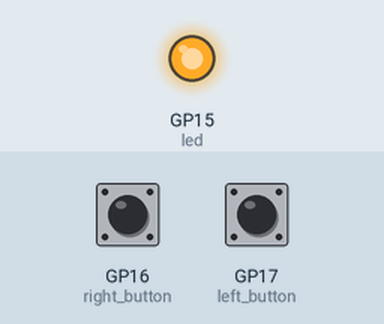
This program was run on a simulated Raspberry Pi Pico running MicroPython. On the bench: output pins drawn as LEDs (lit = HIGH). The test bench sets the inputs (shaded band); at power-on: GP16 (right_button) LOW, GP17 (left_button) LOW. Random numbers come from a fixed seed.

Above: at 0.1 s.
At 2.1 s:
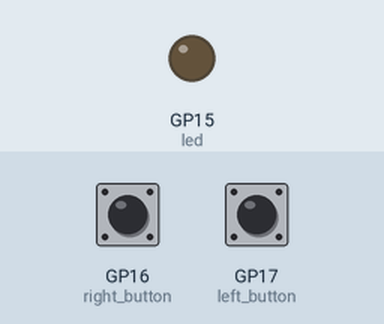
Timing chart, 0 to 3.6 s (numbered marks = the images above):
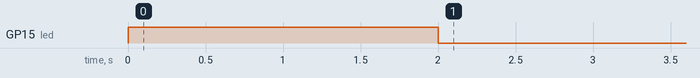

Measured:
- by itself, GP15 (led): LOW → HIGH at 0.00 s, → LOW 2.0 s later

The program:

reaction.py
```python
from machine import Pin
from time import sleep_ms, ticks_ms, ticks_diff
from random import randint

# Configuração dos pinos
led = Pin(15, Pin.OUT)
right_button = Pin(16, Pin.IN, Pin.PULL_DOWN)
left_button = Pin(17, Pin.IN, Pin.PULL_DOWN)

pressed_button = None

# Identifica botão pressionado
def button_pressed(pin):
    right_button.irq(handler=None)
    left_button.irq(handler=None)
    global pressed_button
    pressed_button = pin

# Se jogador pressionar botão durante a espera, perde o jogo
def pressed_in_waiting():
    waiting_time = randint(1, 5) * 1000

    led.high()
    timer_start = ticks_ms()

    # Aguarda jogador pressionar o botão
    while ticks_diff(ticks_ms(), timer_start) < waiting_time:
        if pressed_button is not None: break
        sleep_ms(5)

    if pressed_button is left_button:
        print("Left Player lost!")
    elif pressed_button is right_button:
        print("Right Player lost!")

    led.low()

    return pressed_button

# Função principal do jogo
def main_game():
    # Configura função de interrupção para tratamento dos botões
    left_button.irq(trigger=Pin.IRQ_RISING, handler=button_pressed)
    right_button.irq(trigger=Pin.IRQ_RISING, handler=button_pressed)

    if pressed_in_waiting() is None:
        timer_start = ticks_ms()

        # Aguarda jogador pressionar o botão
        while pressed_button is None:
            sleep_ms(5)

        if pressed_button is left_button:
            print("Left Player wins!")
        elif pressed_button is right_button:
            print("Right Player wins!")

        timer_reaction = ticks_diff(ticks_ms(), timer_start)
        print("Time to react: " + str(timer_reaction) + " milliseconds!")

main_game()
```
